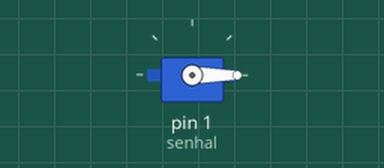
Bench run of a sketch on a simulated Arduino Uno, built with avr-gcc and run on an emulated ATmega328P. Shown: servo.

Above: at 0.05 s.
At 6.0 s:
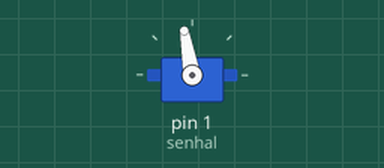
Timing chart, 0 to 7.8 s (numbered marks = the images above):
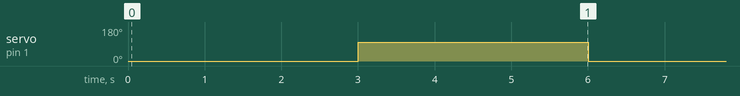

The sketch:

Servo_ejemplo.ino
```cpp
#include <Servo.h>

Servo pluma;
int senhal=1;

int pulso_minimo = 1000;
int pulso_maximo = 2000;

void setup() {
  // put your setup code here, to run once:
  pluma.attach(senhal, pulso_minimo, pulso_maximo); // señal del servo en el pin 9 (senhal)

}

void loop() {
  // put your main code here, to run repeatedly:

pluma.write(0);
delay(3000);
pluma.write(100);
delay(3000);
}
```

Measured:
- by itself, servo on pin 1 (senhal): alternates 100° for 3.0 s and 0° for 3.0 s
